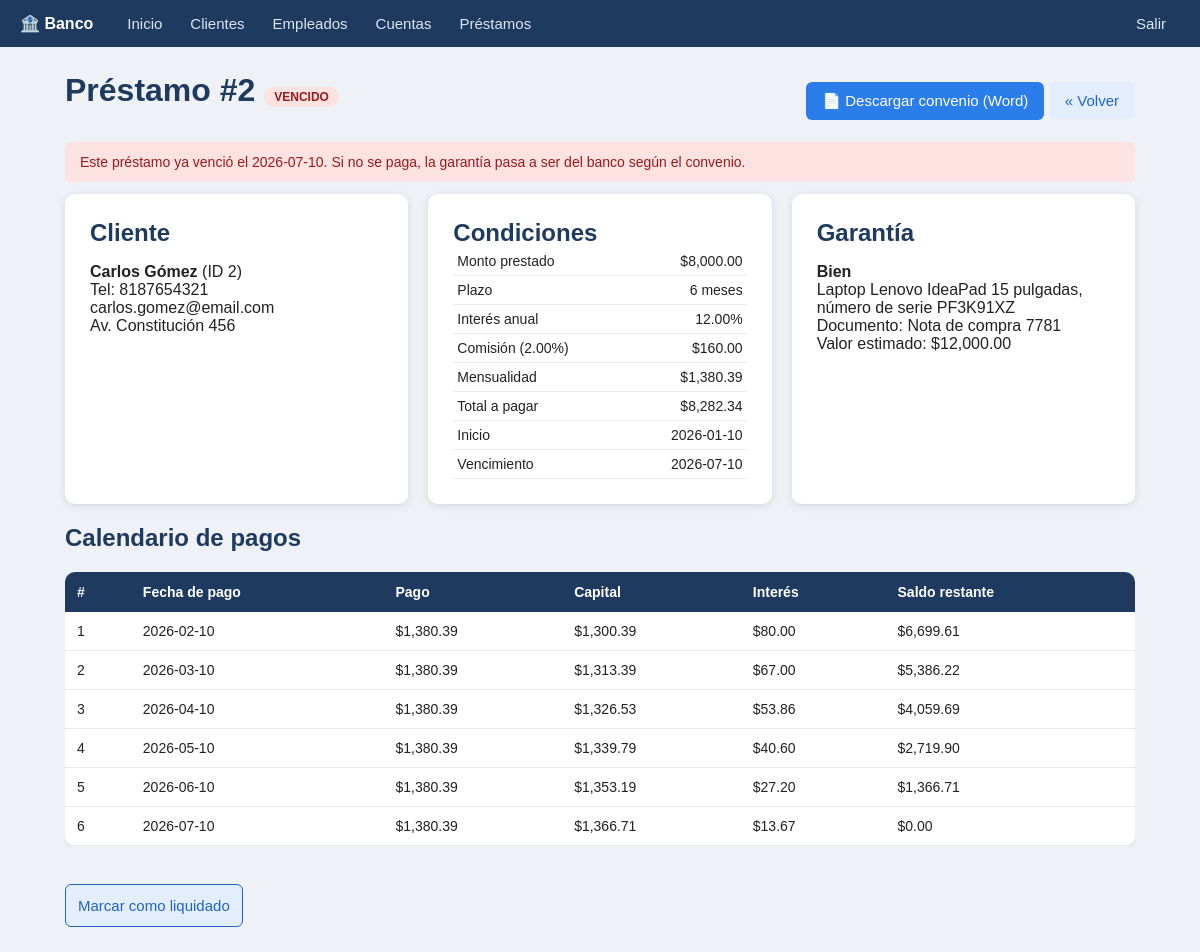
/prestamo_ver.php?id=2 (signed in), run on the app's committed database.
### tables this page shows
CREATE TABLE prestamo (
    id_prestamo INT AUTO_INCREMENT PRIMARY KEY,
    id_cliente INT NOT NULL,
    fecha_inicio DATE,
    fecha_vencimiento DATE,
    cantidad DECIMAL(12,2),
    plazo_meses INT,
    tasa_anual DECIMAL(5,2) NOT NULL DEFAULT 0,
    comision_pct DECIMAL(5,2) NOT NULL DEFAULT 0,
    comision DECIMAL(12,2) NOT NULL DEFAULT 0,
    mensualidad DECIMAL(12,2) NOT NULL DEFAULT 0,
    total_pagar DECIMAL(12,2) NOT NULL DEFAULT 0,
    estado VARCHAR(100),
    estatus VARCHAR(20) DEFAULT 'ACTIVO',
    fecha_creacion DATETIME DEFAULT CURRENT_TIMESTAMP,
    fecha_modificacion DATETIME DEFAULT CURRENT_TIMESTAMP
        ON UPDATE CURRENT_TIMESTAMP,
    FOREIGN KEY (id_cliente)
        REFERENCES cliente(id_cliente)
);

CREATE TABLE cliente (
    id_cliente INT AUTO_INCREMENT PRIMARY KEY,
    nombre VARCHAR(100) NOT NULL,
    telefono VARCHAR(20),
    correo VARCHAR(100) NOT NULL,
    domicilio VARCHAR(100) NOT NULL,
    estatus VARCHAR(20) DEFAULT 'ACTIVO',
    fecha_creacion DATETIME DEFAULT CURRENT_TIMESTAMP,
    fecha_modificacion DATETIME DEFAULT CURRENT_TIMESTAMP
        ON UPDATE CURRENT_TIMESTAMP
);

CREATE TABLE garantia (
    id_garantia INT(11) AUTO_INCREMENT PRIMARY KEY,
    id_prestamo INT(11) NOT NULL,
    tipo VARCHAR(50) NOT NULL,
    descripcion VARCHAR(255) NOT NULL,
    documento VARCHAR(100) NOT NULL,
    valor_estimado DECIMAL(12,2) NOT NULL,
    FOREIGN KEY (id_prestamo)
        REFERENCES prestamo(id_prestamo)
        ON DELETE CASCADE
);

### prestamo_ver.php (the view, shortened to what this page needs)
<?php
require 'config.php'; requiere_login();
$id = (int)($_GET['id'] ?? $_POST['id'] ?? 0);
$st = $conexion->prepare("SELECT p.*, cl.nombre, cl.telefono, cl.correo, cl.domicilio,
    CASE WHEN p.estado = 'VIGENTE' AND p.fecha_vencimiento < CURDATE() THEN 'VENCIDO' ELSE UPPER(p.estado) END AS estado_real
    FROM prestamo p JOIN cliente cl ON p.id_cliente = cl.id_cliente WHERE p.id_prestamo = ?");
$st->bind_param('i', $id); $st->execute();
$p = $st->get_result()->fetch_assoc();
$st = $conexion->prepare("SELECT * FROM garantia WHERE id_prestamo = ?");
$st->bind_param('i', $id); $st->execute();
$g = $st->get_result()->fetch_assoc();
$pagos = tabla_pagos((float)$p['cantidad'], (int)$p['plazo_meses'], (float)$p['tasa_anual'], (float)$p['mensualidad'], $p['fecha_inicio']);
$dinero = fn($n) => '$' . number_format((float)$n, 2);
$etiquetaGarantia = ['BIEN' => 'Bien', 'VEHICULO' => 'Vehículo', 'CASA' => 'Casa o propiedad'];
cabecera('Préstamo #' . $id);
?>
<div class="barra">
  <h1>Préstamo #<?= $id ?> <span class="badge b-<?= strtolower(h($p['estado_real'])) ?>"><?= h($p['estado_real']) ?></span></h1>
  <div>
    <a class="btn" href="convenio.php?id=<?= $id ?>">📄 Descargar convenio (Word)</a>
    <a class="btn claro" href="lista.php?t=prestamo">« Volver</a>
  </div>
</div>
<?php if ($p['estado_real'] === 'VENCIDO'): ?>
  <div class="alerta error">Este préstamo ya venció el <?= h($p['fecha_vencimiento']) ?>. Si no se paga, la garantía pasa a ser del banco según el convenio.</div>
<?php endif; ?>
<div class="menu">
  <div class="tarjeta">
    <h2>Cliente</h2>
    <p><strong><?= h($p['nombre']) ?></strong> (ID <?= (int)$p['id_cliente'] ?>)<br>
       Tel: <?= h($p['telefono']) ?><br><?= h($p['correo']) ?><br><?= h($p['domicilio']) ?></p>
  </div>
  <div class="tarjeta">
    <h2>Condiciones</h2>
    <table class="mini">
      <tr><td>Monto prestado</td><td><?= $dinero($p['cantidad']) ?></td></tr>
      <tr><td>Plazo</td><td><?= (int)$p['plazo_meses'] ?> meses</td></tr>
      <tr><td>Interés anual</td><td><?= h($p['tasa_anual']) ?>%</td></tr>
      <tr><td>Comisión (<?= h($p['comision_pct']) ?>%)</td><td><?= $dinero($p['comision']) ?></td></tr>
      <tr><td>Mensualidad</td><td><?= $dinero($p['mensualidad']) ?></td></tr>
      <tr><td>Total a pagar</td><td><?= $dinero($p['total_pagar']) ?></td></tr>
      <tr><td>Inicio</td><td><?= h($p['fecha_inicio']) ?></td></tr>
      <tr><td>Vencimiento</td><td><?= h($p['fecha_vencimiento']) ?></td></tr>
    </table>
  </div>
  <div class="tarjeta">
    <h2>Garantía</h2>
    <?php if ($g): ?>
      <p><strong><?= h($etiquetaGarantia[$g['tipo']] ?? $g['tipo']) ?></strong><br>
         <?= h($g['descripcion']) ?><br>
         Documento: <?= h($g['documento']) ?><br>
         Valor estimado: <?= $dinero($g['valor_estimado']) ?></p>
    <?php else: ?><p>Sin garantía registrada.</p><?php endif; ?>
  </div>
</div>
<h2>Calendario de pagos</h2>
<div class="scroll">
<table>
  <tr><th>#</th><th>Fecha de pago</th><th>Pago</th><th>Capital</th><th>Interés</th><th>Saldo restante</th></tr>
  <?php foreach ($pagos as $f): ?>
  <tr><td><?= $f['n'] ?></td><td><?= h($f['fecha']) ?></td><td><?= $dinero($f['pago']) ?></td><td><?= $dinero($f['capital']) ?></td><td><?= $dinero($f['interes']) ?></td><td><?= $dinero($f['saldo']) ?></td></tr>
  <?php endforeach; ?>
</table>
</div>
<?php if ($p['estado_real'] !== 'LIQUIDADO'): ?>
<form method="POST" style="margin-top:20px" onsubmit="return confirm('¿El cliente ya pagó todo? Esto marca el préstamo como liquidado.');">
  <button class="btn claro" type="submit" style="width:auto">Marcar como liquidado</button>
</form>
<?php endif; ?>
<?php pie(); ?>

### config.php (shortened to what this page needs)
<?php
function h($s) { return htmlspecialchars((string)$s, ENT_QUOTES, 'UTF-8'); }
$ESTATUS = ['ACTIVO' => 'Activo', 'INACTIVO' => 'Inactivo'];
function tabla_pagos($monto, $plazo, $tasa, $mensualidad, $fechaInicio) {
    $i = $tasa / 100 / 12; $saldo = $monto; $filas = [];
    for ($n = 1; $n <= $plazo; $n++) {
        $interes = round($saldo * $i, 2);
        $capital = round($mensualidad - $interes, 2);
        if ($n == $plazo) { $capital = round($saldo, 2); }
        $saldo = round($saldo - $capital, 2);
        $fecha = (new DateTime($fechaInicio))->modify("+$n month")->format('Y-m-d');
        $filas[] = ['n' => $n, 'fecha' => $fecha, 'pago' => $mensualidad, 'capital' => $capital, 'interes' => $interes, 'saldo' => max($saldo, 0)];
    }
    return $filas;
}
function cabecera($titulo, $nav = true) {
    global $E;
    echo "<!DOCTYPE html><html lang='es'><head><meta charset='UTF-8'><meta name='viewport' content='width=device-width, initial-scale=1'><title>" . h($titulo) . " - Banco</title><link rel='stylesheet' href='estilos.css'></head><body>";
    if ($nav) {
        echo "<nav><span class='logo'>🏦 Banco</span><a href='index.php'>Inicio</a>";
        foreach ($E as $k => $e) echo "<a href='lista.php?t=$k'>" . h($e['titulo']) . "</a>";
        echo "<a class='salir' href='logout.php'>Salir</a></nav>";
    }
    echo "<main>";
}
function pie() { echo "</main></body></html>"; }

### estilos.css (style rules this page uses)
* { box-sizing: border-box; }
body { margin: 0; background: #eef1f5; font-family: Arial, sans-serif; color: #222; }
nav { background: #1e3a5f; display: flex; flex-wrap: wrap; align-items: center; padding: 0 20px; }
nav .logo { color: #fff; font-weight: bold; margin-right: 20px; padding: 14px 0; }
nav a { color: #dbe7f5; text-decoration: none; padding: 14px 14px; font-size: 15px; }
nav .salir { margin-left: auto; }
main { max-width: 1100px; margin: 25px auto; padding: 0 15px; }
h1 { color: #1e3a5f; margin-top: 0; }
.barra { display: flex; justify-content: space-between; align-items: center; flex-wrap: wrap; gap: 10px; }
.tarjeta { background: #fff; padding: 25px; border-radius: 10px; box-shadow: 0 2px 8px rgba(0,0,0,.1); }
.menu { display: grid; grid-template-columns: repeat(auto-fit, minmax(220px, 1fr)); gap: 20px; }
.menu h2 { margin: 0; color: #1e3a5f; }
button, .btn { display: inline-block; background: #2b7de9; color: #fff; border: none; padding: 10px 16px; border-radius: 6px; font-size: 15px; cursor: pointer; text-decoration: none; }
form button[type=submit]:not(.chico) { width: 100%; margin-top: 18px; padding: 12px; }
.btn.claro { background: #e3edfb; color: #1e65c4; }
.scroll { overflow-x: auto; }
table { width: 100%; border-collapse: collapse; background: #fff; border-radius: 10px; overflow: hidden; box-shadow: 0 2px 8px rgba(0,0,0,.1); }
th { background: #1e3a5f; color: #fff; text-align: left; padding: 12px; font-size: 14px; }
td { padding: 11px 12px; border-bottom: 1px solid #e5e8ec; font-size: 14px; }
.badge { padding: 3px 10px; border-radius: 12px; font-size: 12px; font-weight: bold; background: #e5e8ec; }
.b-inactivo, .b-vencido { background: #fde2e2; color: #991b1b; }
.alerta { padding: 12px 15px; border-radius: 6px; margin: 12px 0; font-size: 14px; }
.alerta.error { background: #fde2e2; color: #991b1b; }
button.claro { background: #fff; color: #1e65c4; border: 1px solid #1e65c4; }
table.mini { box-shadow: none; border-radius: 0; background: transparent; }
table.mini td { padding: 6px 4px; border-bottom: 1px solid #e5e8ec; }
table.mini td:last-child { text-align: right; white-space: nowrap; }
h2 { color: #1e3a5f; }

### data on the page
prestamo: fecha_vencimiento "2026-07-10", id_cliente.nombre "Carlos Gómez", id_cliente "2", id_cliente.telefono "8187654321", id_cliente.correo "carlos.gomez@email.com", id_cliente.domicilio "Av. Constitución 456", cantidad "$8,000.00", plazo_meses "6", tasa_anual "12.00", comision_pct "2.00", comision "$160.00", mensualidad "$1,380.39", total_pagar "$8,282.34", fecha_inicio "2026-01-10", capital "$1,366.71", interes "$13.67", saldo "$0.00"
garantia: tipo "Bien", descripcion "Laptop Lenovo IdeaPad 15 pulgadas, número de serie PF3K91XZ", documento "Nota de compra 7781", valor_estimado "$12,000.00"

### other printed values
$e['titulo'] "Clientes"
$e['titulo'] "Empleados"
$e['titulo'] "Cuentas"
$e['titulo'] "Préstamos"
$id "2"
$p['estado_real'] "VENCIDO"
$f['n'] "1"
$f['fecha'] "2026-02-10"
$dinero($f['pago']) "$1,380.39"
$dinero($f['capital']) "$1,300.39"
$dinero($f['interes']) "$80.00"
$dinero($f['saldo']) "$6,699.61"
$f['n'] "2"
$f['fecha'] "2026-03-10"
$dinero($f['capital']) "$1,313.39"
